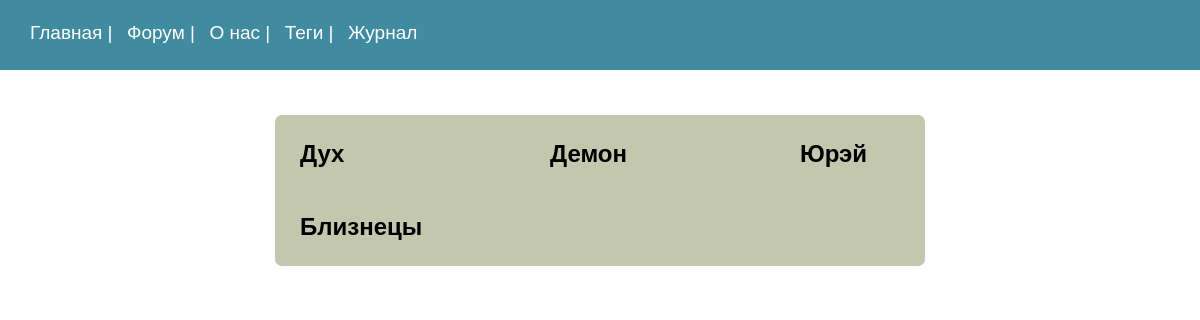
/journal, run on an earlier commit of the app's database.
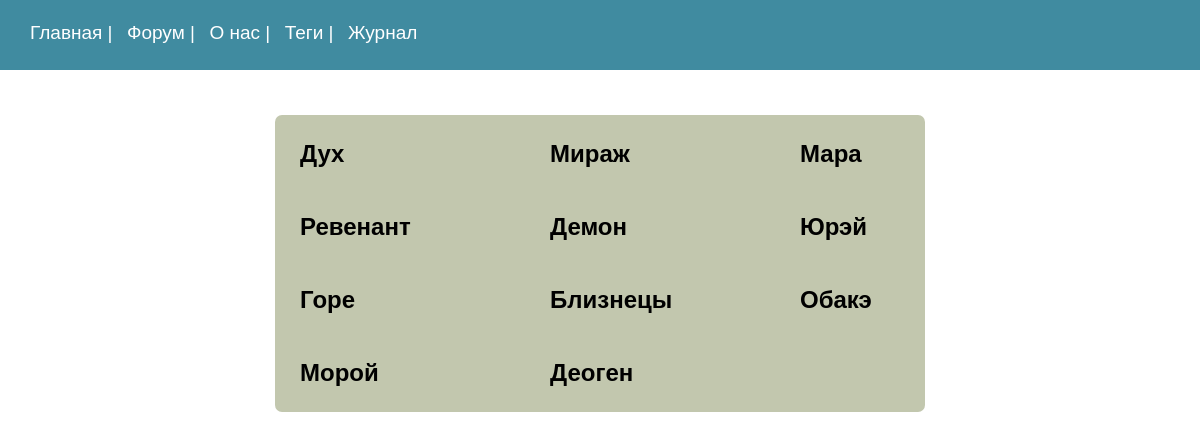
And on a later commit of the database.
### MainForum/models.py (models this page shows, shortened)
class Ghost(models.Model):
    class Status(models.IntegerChoices):
        HARD = 1, 'Сложные'
        MIDDLE = 2, 'Средние'
        EASY = 3, 'Легкие'
    name = models.CharField(max_length=40)
    slug = models.SlugField(max_length=120, unique=True, db_index=True)
    number = models.IntegerField()
    category = models.ForeignKey(Ghost_category, choices=Status.choices, on_delete=models.PROTECT, default=Status.EASY, related_name='ghosts')
    description = models.TextField(max_length=500)
    tags = models.ManyToManyField('TagGhost', blank=True, related_name='tags')
    def get_absolute_url(self):
        return  reverse('slug_ghost', kwargs={'ghost_slug': self.slug})

### MainForum/views.py (the view)
# urls.py: path('journal',views.Journal.as_view(),name = 'journal'),
class Journal(ListView):
    model = Ghost
    template_name = 'MainForum/journal.html'
    context_object_name = 'all_ghosts'
    allow_empty = False
    def get_queryset(self):
        return Ghost.objects.all().order_by('number')

### MainForum/templates/MainForum/journal.html (shortened to what this page needs)
{% extends 'MainForum/base.html' %}
{% block content %}
<div class = 'journal_wrapper'>
    {% for i in all_ghosts %}
        <a class = "ref" href="{{ i.get_absolute_url }}"><h2>{{ i.name }}</h2></a>
    {% endfor %}
</div>
{% endblock %}

### MainForum/templates/MainForum/base.html (shortened to what this page needs)
<!doctype html>
<html lang="en">
<head>
    {% load static %}
    <link rel="stylesheet" href="{% static 'MainForum/css/styles.css' %}">
</head>
<body>
<div class="page">
    <div class="nav">
        <div class="nav_content">
            <a href="/" class = 'ref'>Главная |</a>
            <a href=""  class = 'ref'>Форум |</a>
            <a href="{% url 'about' %}"  class = 'ref'>О нас |</a>
            <a href="{% url 'tags' %}" class = 'ref'>Теги |</a>
            <a href="{% url 'journal' %}" class = 'ref'>Журнал</a>
        </div>
    </div>
    <div class="content">
        {% block content %}
        {% endblock %}
    </div>
</div>
</body>
</html>

### MainForum/static/MainForum/css/styles.css (style rules this page uses)
* { font-family:'Arial'; margin:0; padding:0; }
.nav { display:block; background-color:#14708acf; margin-bottom:20px; color:white; position:relative; height:70px }
.nav a { color:white; margin-left:10px; font-size:19px; }
.nav_content { position:relative; left:20px; top:22px }
.ref { text-decoration:none; color:black; }
.journal_wrapper { display:grid; grid-template-columns: 100px 100px 100px; grid-column-gap: 150px; margin:45px auto; grid-row-gap: 45px; width:min-content; background-color:#c2c7ae; padding:25px; border-radius:7px }

What changed in the data, as far as the page shows it:
added Ghost: name "Мираж"
added Ghost: name "Мара"
added Ghost: name "Ревенант"
added Ghost: name "Горе"
added Ghost: name "Обакэ"
added Ghost: name "Морой"
added Ghost: name "Деоген"
